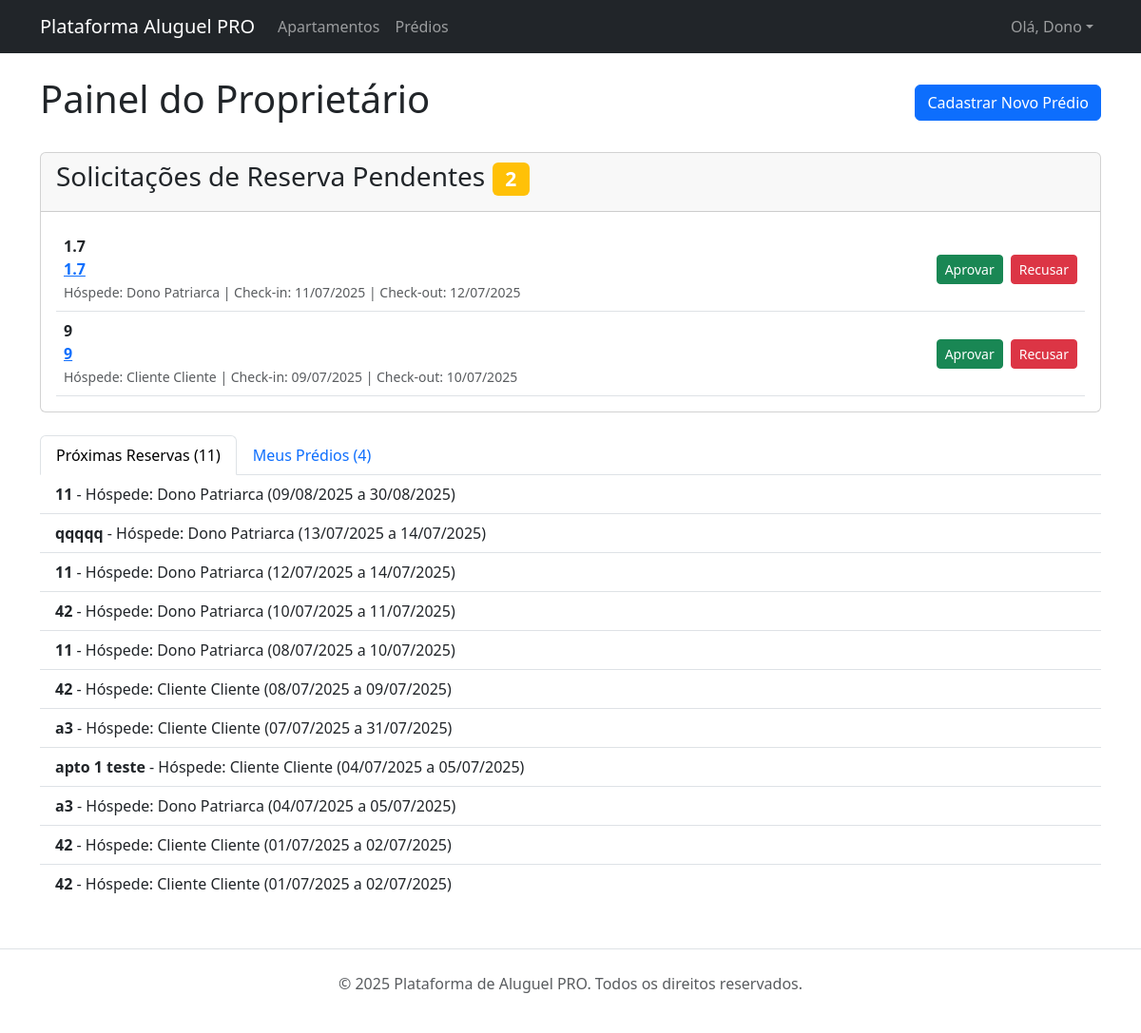
The app's page /apartamentos/painel/ (signed in) with its own data.
### apartamentos/models.py (models this page shows, shortened)
class Reserva(models.Model):
    class StatusReserva(models.TextChoices):
        PENDENTE = 'PENDENTE', _('Pendente')
        CONFIRMADA = 'CONFIRMADA', _('Confirmada')
        CANCELADA = 'CANCELADA', _('Cancelada')
    apartamento = models.ForeignKey(Apartamento, on_delete=models.CASCADE, related_name='reservas')
    hospede = models.ForeignKey(settings.AUTH_USER_MODEL, on_delete=models.CASCADE, related_name='reservas')
    data_checkin = models.DateField(_("data de check-in"))
    data_checkout = models.DateField(_("data de check-out"))
    status = models.CharField(_("status"), max_length=20, choices=StatusReserva.choices, default=StatusReserva.PENDENTE)
    data_reserva = models.DateTimeField(_("data da reserva"), auto_now_add=True)
    class Meta:
        verbose_name = _("Reserva"); verbose_name_plural = _("Reservas"); ordering = ['-data_reserva']

class Apartamento(models.Model):
    predio = models.ForeignKey(Predio, on_delete=models.CASCADE, related_name='apartamentos', verbose_name=_("prédio / condomínio"))
    proprietario = models.ForeignKey(settings.AUTH_USER_MODEL, on_delete=models.CASCADE, related_name='meus_apartamentos', verbose_name=_("proprietário"))
    titulo = models.CharField(_("identificador da unidade"), max_length=100)
    descricao = models.TextField(_("descrição da unidade"), blank=True)
    numero_quartos = models.PositiveIntegerField(_("número de quartos"), default=1)
    numero_banheiros = models.PositiveIntegerField(_("número de banheiros"), default=1)
    area_m2 = models.DecimalField(_("área (m²)"), max_digits=7, decimal_places=2)
    preco_diaria = models.DecimalField(_("preço da diária (R$)"), max_digits=10, decimal_places=2)
    foto_principal = models.ImageField(_("foto principal da unidade"), upload_to='apartamentos/fotos_principais/%Y/%m/%d/', blank=True, null=True)
    disponivel = models.BooleanField(_("disponível para aluguel?"), default=True)
    comodidades = models.ManyToManyField(Comodidade, blank=True, verbose_name=_("comodidades da unidade"))
    data_cadastro = models.DateTimeField(_("data de cadastro"), auto_now_add=True)
    data_atualizacao = models.DateTimeField(_("data de atualização"), auto_now=True)
    class Meta:
        verbose_name = _("Apartamento / Unidade"); verbose_name_plural = _("Apartamentos / Unidades"); ordering = ['predio', 'titulo']

### apartamentos/views.py (the view)
# urls.py: path('painel/', PainelProprietarioView.as_view(), name='painel_proprietario'),
class PainelProprietarioView(PermissionRequiredMixin, TemplateView):
    template_name = 'apartamentos/painel_proprietario.html'
    permission_required = 'apartamentos.add_apartamento'
    def get_context_data(self, **kwargs):
        context = super().get_context_data(**kwargs)
        user = self.request.user
        context['predios'] = Predio.objects.filter(proprietario=user).prefetch_related('apartamentos')
        reservas = Reserva.objects.filter(apartamento__proprietario=user).select_related('hospede',
                                                                                         'apartamento').order_by(
            '-data_checkin')
        context['reservas_pendentes'] = reservas.filter(status=Reserva.StatusReserva.PENDENTE)
        context['reservas_confirmadas'] = reservas.filter(status=Reserva.StatusReserva.CONFIRMADA)
        context['historico_reservas'] = reservas.filter(status__in=[Reserva.StatusReserva.CANCELADA])
        context['titulo_pagina'] = "Painel do Proprietário"
        return context

### apartamentos/templates/apartamentos/painel_proprietario.html (shortened to what this page needs)
{% extends 'base.html' %}
{% block content %}
<div class="d-flex justify-content-between align-items-center mb-4">
    <h1>{{ titulo_pagina }}</h1>
    <a href="{% url 'apartamentos:predio_create' %}" class="btn btn-primary">Cadastrar Novo Prédio</a>
</div>
<div class="card mb-4">
    <div class="card-header">
        <h3>Solicitações de Reserva Pendentes <span class="badge bg-warning">{{ reservas_pendentes.count }}</span></h3>
    </div>
    <div class="card-body">
        {% for reserva in reservas_pendentes %}
            <div class="d-flex justify-content-between align-items-center p-2 border-bottom">
                <div>
                    <strong>{{ reserva.apartamento.titulo }}</strong><br>
                    <strong><a href="{% url 'apartamentos:detalhe_reserva' pk=reserva.pk %}">{{ reserva.apartamento.titulo }}</a></strong><br>
                    <small class="text-muted">
                        Hóspede: {{ reserva.hospede.get_full_name|default:reserva.hospede.username }} |
                        Check-in: {{ reserva.data_checkin|date:"d/m/Y" }} |
                        Check-out: {{ reserva.data_checkout|date:"d/m/Y" }}
                    </small>
                </div>
                <div class="d-flex gap-2">
                    <form action="{% url 'apartamentos:aprovar_reserva' pk=reserva.pk %}" method="post" class="d-inline">
                        <button type="submit" class="btn btn-sm btn-success">Aprovar</button>
                    </form>
                    <form action="{% url 'apartamentos:recusar_reserva' pk=reserva.pk %}" method="post" class="d-inline">
                        <button type="submit" class="btn btn-sm btn-danger">Recusar</button>
                    </form>
                </div>
            </div>
        {% empty %}
            <p class="text-muted">Nenhuma solicitação de reserva pendente no momento.</p>
        {% endfor %}
    </div>
</div>
<ul class="nav nav-tabs" id="myTab" role="tablist">
    <li class="nav-item" role="presentation">
        <button class="nav-link active" id="confirmadas-tab" data-bs-toggle="tab" data-bs-target="#confirmadas" type="button" role="tab">Próximas Reservas ({{ reservas_confirmadas.count }})</button>
    </li>
    <li class="nav-item" role="presentation">
        <button class="nav-link" id="predios-tab" data-bs-toggle="tab" data-bs-target="#predios" type="button" role="tab">Meus Prédios ({{ predios.count }})</button>
    </li>
</ul>
<div class="tab-content" id="myTabContent">
    <div class="tab-pane fade show active" id="confirmadas" role="tabpanel">
        <ul class="list-group list-group-flush">
            {% for reserva in reservas_confirmadas %}
                <li class="list-group-item">
                    <strong>{{ reserva.apartamento.titulo }}</strong> - Hóspede: {{ reserva.hospede.get_full_name|default:reserva.hospede.username }} ({{ reserva.data_checkin|date:"d/m/Y" }} a {{ reserva.data_checkout|date:"d/m/Y" }})
                </li>
            {% empty %}
                <li class="list-group-item">Nenhuma reserva confirmada.</li>
            {% endfor %}
        </ul>
    </div>
</div>
{% endblock content %}

### templates/base.html (shortened to what this page needs)
{% load static %}
<!DOCTYPE html>
<html lang="pt-br">
<head>
    <link href="https://cdn.jsdelivr.net/npm/bootstrap@5.3.3/dist/css/bootstrap.min.css" rel="stylesheet">
</head>
<body>
    <nav class="navbar navbar-expand-lg navbar-dark bg-dark mb-4" style="position: relative; z-index: 1050;">
        <div class="container">
            <a class="navbar-brand" href="{% url 'homepage' %}">Plataforma Aluguel PRO</a>
            <div class="collapse navbar-collapse" id="navbarNav">
                <ul class="navbar-nav me-auto mb-2 mb-lg-0">
                    <li class="nav-item"><a class="nav-link" href="{% url 'apartamentos:lista_apartamentos' %}">Apartamentos</a></li>
                    <li class="nav-item"><a class="nav-link" href="{% url 'apartamentos:lista_predios' %}">Prédios</a></li>
                </ul>
                <ul class="navbar-nav">
                    {% if user.is_authenticated %}
                    <li class="nav-item dropdown">
                        <a class="nav-link dropdown-toggle" href="#" role="button" data-bs-toggle="dropdown" aria-expanded="false">Olá, {{ user.first_name|default:user.username }}</a>
                    </li>
                    {% else %}
                    <li class="nav-item"><a class="nav-link" href="{% url 'login' %}">Entrar</a></li>
                    <li class="nav-item"><a class="nav-link btn btn-primary text-white" href="{% url 'apartamentos:signup' %}">Cadastre-se</a></li>
                    {% endif %}
                </ul>
            </div>
        </div>
    </nav>
    <main class="container">
        {% block content %}{% endblock content %}
    </main>
    <footer class="mt-5 py-4 text-center text-muted border-top"><p>&copy; {% now "Y" %} Plataforma de Aluguel PRO. Todos os direitos reservados.</p></footer>
</body>
</html>

### records on screen
Reserva: apartamento.titulo "1.7", hospede.get_full_name "Dono Patriarca", data_checkin "11/07/2025", data_checkout "12/07/2025"
Reserva: apartamento.titulo "9", hospede.get_full_name "Cliente Cliente", data_checkin "09/07/2025", data_checkout "10/07/2025"
Reserva: apartamento.titulo "11", hospede.get_full_name "Dono Patriarca", data_checkin "09/08/2025", data_checkout "30/08/2025"
Reserva: apartamento.titulo "qqqqq", hospede.get_full_name "Dono Patriarca", data_checkin "13/07/2025", data_checkout "14/07/2025"
Reserva: apartamento.titulo "11", hospede.get_full_name "Dono Patriarca", data_checkin "12/07/2025", data_checkout "14/07/2025"
Reserva: apartamento.titulo "42", hospede.get_full_name "Dono Patriarca", data_checkin "10/07/2025", data_checkout "11/07/2025"
Reserva: apartamento.titulo "11", hospede.get_full_name "Dono Patriarca", data_checkin "08/07/2025", data_checkout "10/07/2025"
Reserva: apartamento.titulo "42", hospede.get_full_name "Cliente Cliente", data_checkin "08/07/2025", data_checkout "09/07/2025"
Reserva: apartamento.titulo "a3", hospede.get_full_name "Cliente Cliente", data_checkin "07/07/2025", data_checkout "31/07/2025"
Reserva: apartamento.titulo "apto 1 teste", hospede.get_full_name "Cliente Cliente", data_checkin "04/07/2025", data_checkout "05/07/2025"
Reserva: apartamento.titulo "a3", hospede.get_full_name "Dono Patriarca", data_checkin "04/07/2025", data_checkout "05/07/2025"
Reserva: apartamento.titulo "42", hospede.get_full_name "Cliente Cliente", data_checkin "01/07/2025", data_checkout "02/07/2025"
Reserva: apartamento.titulo "42", hospede.get_full_name "Cliente Cliente", data_checkin "01/07/2025", data_checkout "02/07/2025"

### other values on screen
{{ user.first_name|default:user.username }} "Dono"
{{ titulo_pagina }} "Painel do Proprietário"
{{ reservas_pendentes.count }} "2"
{{ reservas_confirmadas.count }} "11"
{{ predios.count }} "4"
